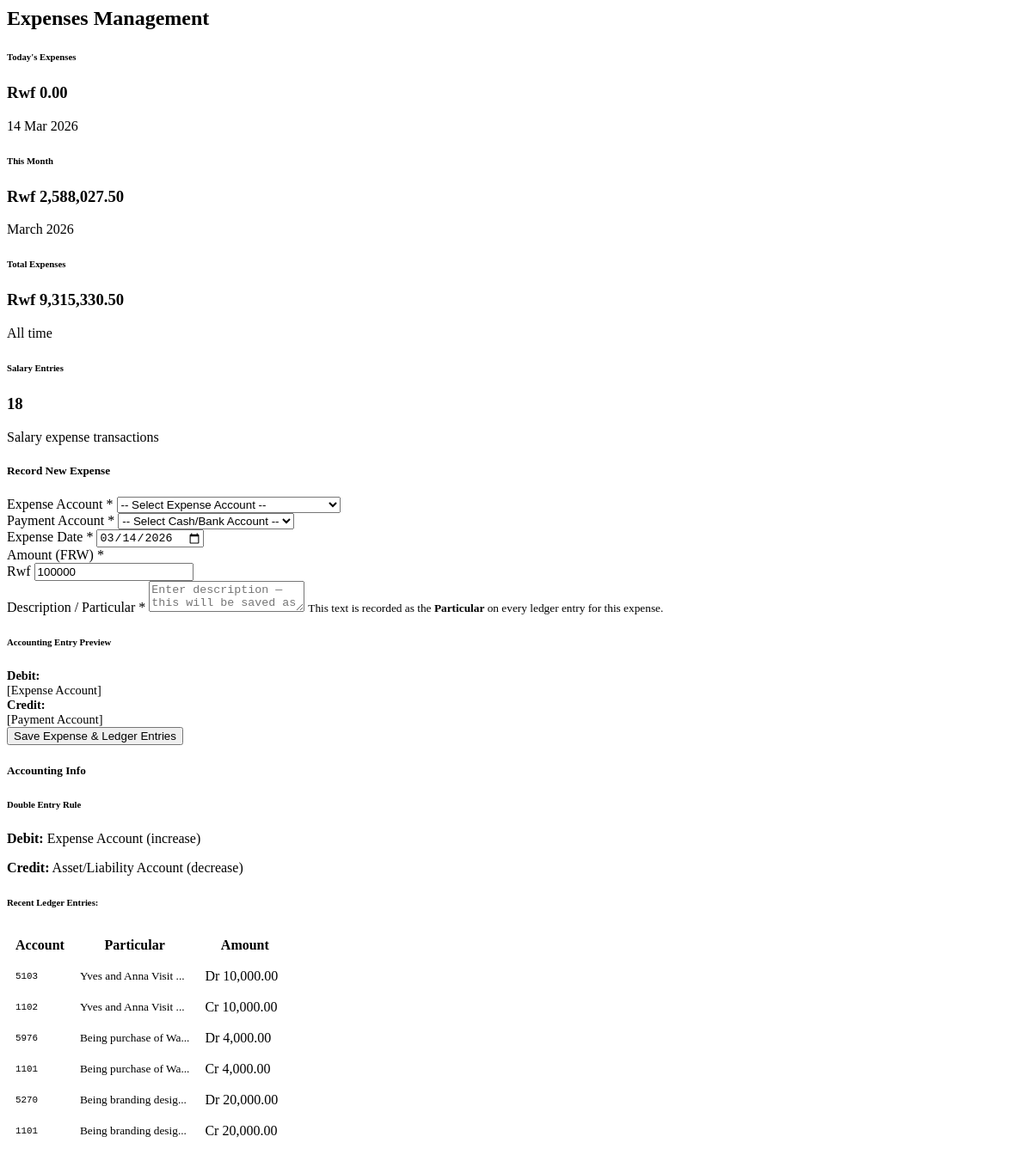
Screenshot of /app.cbfinance.rw/modules/expenses.php with the database file from the repository.
### tables this page shows
CREATE TABLE `ledger` (
  `ledger_id` int(11) NOT NULL,
  `transaction_date` date NOT NULL,
  `class` varchar(50) NOT NULL,
  `account_code` varchar(10) NOT NULL,
  `account_name` varchar(255) NOT NULL,
  `particular` varchar(255) NOT NULL,
  `voucher_number` varchar(50) DEFAULT NULL,
  `narration` text,
  `beginning_balance` decimal(15,2) DEFAULT '0.00',
  `debit_amount` decimal(15,2) DEFAULT '0.00',
  `credit_amount` decimal(15,2) DEFAULT '0.00',
  `movement` decimal(15,2) DEFAULT '0.00',
  `ending_balance` decimal(15,2) DEFAULT '0.00',
  `reference_type` varchar(50) DEFAULT NULL,
  `reference_id` varchar(50) DEFAULT NULL,
  `created_by` int(11) DEFAULT NULL,
  `created_at` timestamp NOT NULL DEFAULT CURRENT_TIMESTAMP,
  `updated_at` timestamp NOT NULL DEFAULT CURRENT_TIMESTAMP ON UPDATE CURRENT_TIMESTAMP,
  `sequence_number` int(11) DEFAULT '0'
);

### app.cbfinance.rw/modules/expenses.php (the view, shortened to what this page needs)
<?php
$conn = getConnection();
$conn->set_charset("utf8mb4");
$ledger_entries = $conn->query("
    SELECT * FROM ledger
    WHERE reference_type = 'expense'
    ORDER BY transaction_date DESC,
            CASE WHEN debit_amount > 0 THEN 1 ELSE 2 END,
            ledger_id DESC
    LIMIT 20
");
$today_total = $conn->query("SELECT SUM(expense_amount) as total FROM expenses WHERE expense_date = CURDATE()")->fetch_assoc();
$month_total = $conn->query("SELECT SUM(expense_amount) as total FROM expenses WHERE MONTH(expense_date) = MONTH(CURDATE()) AND YEAR(expense_date) = YEAR(CURDATE())")->fetch_assoc();
?>
<div class="container-fluid">
    <div class="row mb-3">
        <div class="col-12">
            <h2 class="h4 fw-bold text-danger">Expenses Management</h2>
        </div>
    </div>
    <div class="row mb-4">
        <div class="col-md-3">
            <div class="card bg-light">
                <div class="card-body">
                    <h6 class="card-subtitle mb-2 text-muted">Today's Expenses</h6>
                    <h3 class="card-title text-danger">Rwf <?php echo number_format($today_total['total'] ?? 0, 2); ?></h3>
                    <p class="card-text small"><?php echo date('d M Y'); ?></p>
                </div>
            </div>
        </div>
        <div class="col-md-3">
            <div class="card bg-light">
                <div class="card-body">
                    <h6 class="card-subtitle mb-2 text-muted">This Month</h6>
                    <h3 class="card-title text-danger">Rwf <?php echo number_format($month_total['total'] ?? 0, 2); ?></h3>
                    <p class="card-text small"><?php echo date('F Y'); ?></p>
                </div>
            </div>
        </div>
        <div class="col-md-3">
            <div class="card bg-light">
                <div class="card-body">
                    <h6 class="card-subtitle mb-2 text-muted">Total Expenses</h6>
                    <?php
                    $all_total = $conn->query("SELECT SUM(expense_amount) as total FROM expenses")->fetch_assoc();
                    ?>
                    <h3 class="card-title text-danger">Rwf <?php echo number_format($all_total['total'] ?? 0, 2); ?></h3>
                    <p class="card-text small">All time</p>
                </div>
            </div>
        </div>
        <div class="col-md-3">
            <div class="card bg-primary text-white">
                <div class="card-body">
                    <h6 class="card-subtitle mb-2 opacity-75">Salary Entries</h6>
                    <h3 class="card-title">
                        <?php
                        $salary_count = $conn->query("SELECT COUNT(*) as cnt FROM expenses WHERE account_code = '5101'")->fetch_assoc();
                        echo $salary_count['cnt'] ?? 0;
                        ?>
                    </h3>
                    <p class="card-text small opacity-75">Salary expense transactions</p>
                </div>
            </div>
        </div>
    </div>
    <div class="row">
        <div class="col-md-6 mb-4">
            <div class="card border-danger">
                <div class="card-header bg-danger text-white">
                    <h5 class="mb-0"><i class="fas fa-receipt me-2"></i>Record New Expense</h5>
                </div>
                <div class="card-body">
                    <form method="POST" id="expenseForm">
                        <div class="mb-3">
                            <label class="form-label">Expense Account <span class="text-danger">*</span></label>
                            <select name="expense_account_code" class="form-select" id="expenseAccountSelect" required>
                                <option value="">-- Select Expense Account --</option>
                            </select>
                        </div>
                        <div class="mb-3" id="paymentAccountSection">
                            <label class="form-label">Payment Account <span class="text-danger">*</span></label>
                            <select name="payment_account_code" class="form-select" id="paymentAccountSelect" required>
                                <option value="">-- Select Cash/Bank Account --</option>
                            </select>
                        </div>
                        <div class="row">
                            <div class="col-md-6 mb-3">
                                <label class="form-label">Expense Date <span class="text-danger">*</span></label>
                                <input type="date" name="expense_date" class="form-control"
                                    value="<?php echo isset($_POST['expense_date']) ? $_POST['expense_date'] : date('Y-m-d'); ?>"
                                    required>
                            </div>
                            <div class="col-md-6 mb-3">
                                <label class="form-label">Amount (FRW) <span class="text-danger">*</span></label>
                                <div class="input-group">
                                    <span class="input-group-text">Rwf</span>
                                    <input type="number" name="expense_amount" class="form-control"
                                        value="<?php echo isset($_POST['expense_amount']) ? $_POST['expense_amount'] : 100000; ?>"
                                        min="1" step="0.01" required>
                                </div>
                            </div>
                        </div>
                        <div class="mb-3">
                            <label class="form-label">Description / Particular <span class="text-danger">*</span></label>
                            <textarea name="description" class="form-control" rows="2"
                                placeholder="Enter description — this will be saved as the Particular in the ledger..."
                                ><?php echo isset($_POST['description']) ? htmlspecialchars($_POST['description']) : ''; ?></textarea>
                            <small class="text-muted"><i class="fas fa-info-circle me-1"></i>This text is recorded as the <strong>Particular</strong> on every ledger entry for this expense.</small>
                        </div>
                        <div class="alert alert-info" id="accountingPreviewBox">
                            <h6><i class="fas fa-list-alt me-2"></i>Accounting Entry Preview</h6>
                            <div id="accountingPreview" class="small">
                                <div id="regularPreview" style="display: block;">
                                    <div class="row">
                                        <div class="col-6">
                                            <strong class="text-danger">Debit:</strong><br>
                                            <span id="previewDebit">[Expense Account]</span>
                                        </div>
                                        <div class="col-6">
                                            <strong class="text-success">Credit:</strong><br>
                                            <span id="previewCredit">[Payment Account]</span>
                                        </div>
                                    </div>
                                </div>
                            </div>
                        </div>
                        <button type="submit" name="add_expense" class="btn btn-danger w-100">
                            <i class="fas fa-save me-2"></i>Save Expense &amp; Ledger Entries
                        </button>
                    </form>
                </div>
            </div>
        </div>
        <div class="col-md-6 mb-4">
            <div class="card">
                <div class="card-header bg-info text-white">
                    <h5 class="mb-0"><i class="fas fa-book me-2"></i>Accounting Info</h5>
                </div>
                <div class="card-body">
                    <div class="alert alert-warning">
                        <h6><i class="fas fa-exchange-alt me-2"></i>Double Entry Rule</h6>
                        <p class="mb-1 small"><strong class="text-danger">Debit:</strong> Expense Account (increase)</p>
                        <p class="mb-0 small"><strong class="text-success">Credit:</strong> Asset/Liability Account (decrease)</p>
                    </div>
                    <?php if ($ledger_entries && $ledger_entries->num_rows > 0): ?>
                        <h6 class="mt-3">Recent Ledger Entries:</h6>
                        <div style="max-height: 250px; overflow-y: auto;">
                            <table class="table table-sm table-borderless">
                                <thead>
                                    <tr>
                                        <th>Account</th>
                                        <th>Particular</th>
                                        <th class="text-end">Amount</th>
                                    </tr>
                                </thead>
                                <tbody>
                                    <?php while($entry = $ledger_entries->fetch_assoc()): ?>
                                    <tr>
                                        <td><small><code><?php echo $entry['account_code']; ?></code></small></td>
                                        <td><small><?php echo htmlspecialchars(substr($entry['particular'], 0, 20)); ?>...</small></td>
                                        <td class="text-end">
                                            <?php if ($entry['debit_amount'] > 0): ?>
                                                <span class="text-danger">Dr <?php echo number_format($entry['debit_amount'], 2); ?></span>
                                            <?php else: ?>
                                                <span class="text-success">Cr <?php echo number_format($entry['credit_amount'], 2); ?></span>
                                            <?php endif; ?>
                                        </td>
                                    </tr>
                                    <?php endwhile; ?>
                                </tbody>
                            </table>
                        </div>
                    <?php endif; ?>
                </div>
            </div>
        </div>
    </div>
</div>

### app.cbfinance.rw/modules/expenses.php (style rules this page uses)
.card { margin-bottom: 20px; }
.form-label { font-weight: 500; }
.table-sm th, .table-sm td { padding: 0.5rem; }
#accountingPreview { font-size: 0.9em; }

### rows the page displays
ledger: account_code "5103", particular "Yves and Anna Visit", debit_amount "10,000.00"
ledger: account_code "1102", particular "Yves and Anna Visit", credit_amount "10,000.00"
ledger: account_code "5976", particular "Being purchase of Wa", debit_amount "4,000.00"
ledger: account_code "1101", particular "Being purchase of Wa", credit_amount "4,000.00"
ledger: account_code "5270", particular "Being branding desig", debit_amount "20,000.00"
ledger: account_code "1101", particular "Being branding desig", credit_amount "20,000.00"

### other values shown
$today_total['total'] "0.00"
$month_total['total'] "2,588,027.50"
$all_total['total'] "9,315,330.50"
$salary_count['cnt'] "18"
